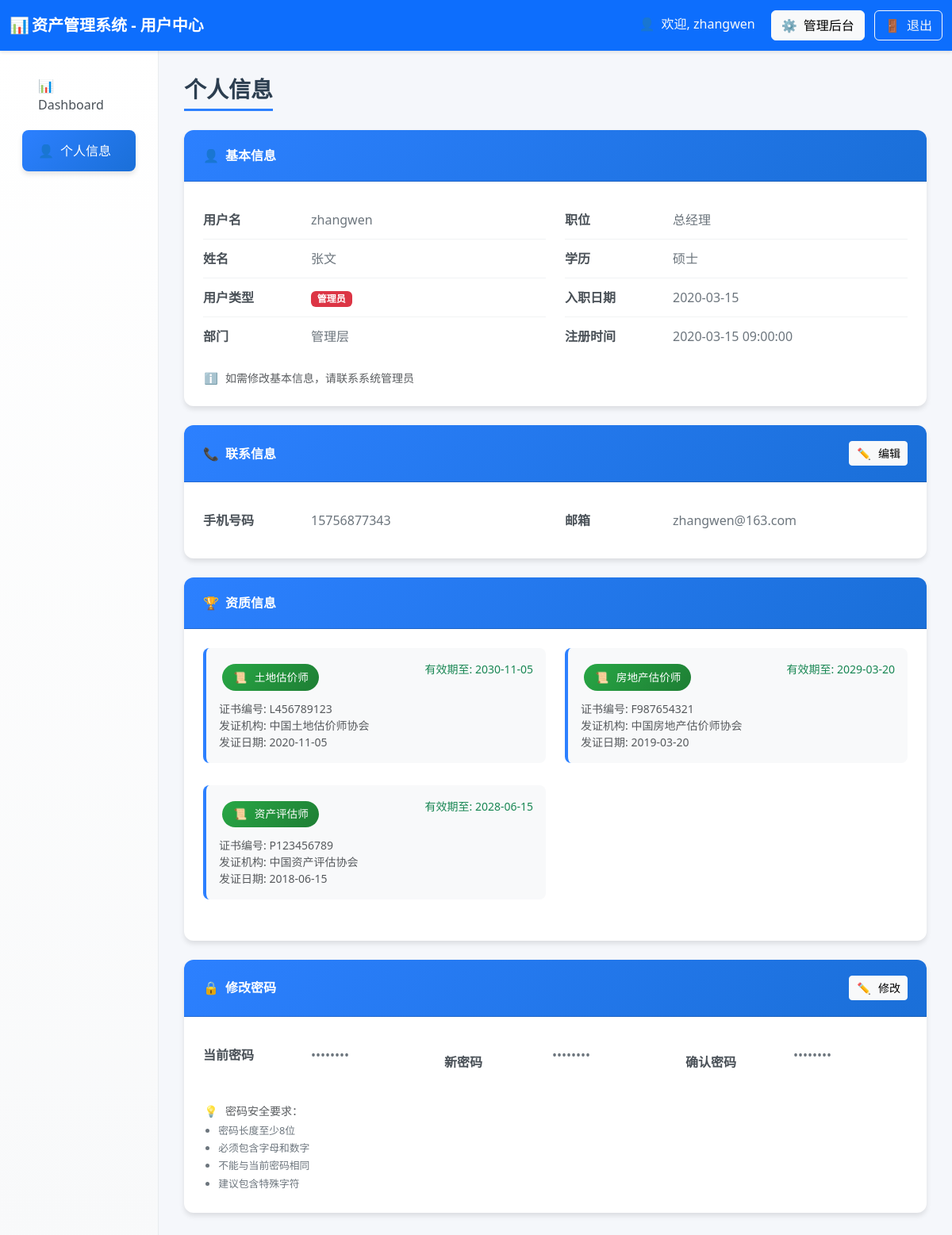
Screenshot of /user_profile (signed in) with the database file from the repository.
### tables this page shows
CREATE TABLE users (
        id INTEGER PRIMARY KEY AUTOINCREMENT,
        username TEXT UNIQUE NOT NULL,
        realname TEXT,
        user_type TEXT,
        password TEXT,
        -- 新增字段
        phone TEXT,
        email TEXT,
        hire_date TEXT,
        education TEXT,
        position TEXT,
        department TEXT,
        create_time TEXT DEFAULT CURRENT_TIMESTAMP,
        update_time TEXT DEFAULT CURRENT_TIMESTAMP
    );

CREATE TABLE user_qualifications (
        id INTEGER PRIMARY KEY AUTOINCREMENT,
        username TEXT NOT NULL,
        qualification_type TEXT NOT NULL,
        qualification_number TEXT,
        issue_date TEXT,
        expiry_date TEXT,
        issue_authority TEXT,
        FOREIGN KEY (username) REFERENCES users (username),
        UNIQUE(username, qualification_type)
    );

### routes/user_routes.py (the view)
@router.get("/user_profile", response_class=HTMLResponse)
async def user_profile(
    request: Request,
    user: dict = Depends(login_required),
    db: sqlite3.Connection = Depends(get_db)
):
    try:
        print(f"用户个人信息页面，用户名: {user['username']}")
        user_profile = await user_service.get_user_profile(user["username"], db)
        user_qualifications = await user_service.get_user_qualifications(user["username"], db)
        stats = await get_user_basic_stats(user, db)
        today = datetime.now().strftime("%Y-%m-%d")
        return templates.TemplateResponse("user_profile.html", {
            "request": request,
            "user": user,
            "user_profile": user_profile,
            "user_qualifications": user_qualifications,  # 添加资质信息
            "stats": stats,
            "today": today
        })
    except Exception as e:
        print(f"查询失败！！！错误: {str(e)}")
        import traceback
        print(f"完整错误: {traceback.format_exc()}")
        return templates.TemplateResponse("user_profile.html", {
            "request": request,
            "user": user,
            "user_profile": {},
            "user_qualifications": [],  # 空列表
            "stats": {},
            "today": today,
            "error": str(e)
        })

### templates/user_profile.html (shortened to what this page needs)
<!DOCTYPE html>
<html lang="zh-CN">
<head>
    <link href="https://cdn.jsdelivr.net/npm/bootstrap@5.3.2/dist/css/bootstrap.min.css" rel="stylesheet">
    <link rel="stylesheet"
        href="https://cdnjs.cloudflare.com/ajax/libs/bootstrap-icons/1.11.0/font/bootstrap-icons.min.css">
</head>
<body>
    <nav class="navbar navbar-dark bg-primary">
        <div class="container-fluid">
            <span class="navbar-brand mb-0 h1 fw-bold">
                <span class="fallback-icon">📊</span>资产管理系统 - 用户中心
            </span>
            <div>
                <span class="text-light me-3">
                    <span class="fallback-icon">👤</span>欢迎, {{ user.username }}
                </span>
                {% if user.user_type == 'admin' %}
                <a href="/admin" class="btn btn-light me-2">
                    <span class="fallback-icon">⚙️</span>管理后台
                </a>
                {% endif %}
                <a href="/logout" class="btn btn-outline-light">
                    <span class="fallback-icon">🚪</span>退出
                </a>
            </div>
        </div>
    </nav>
    <div class="container-fluid">
        <div class="row">
            <div class="col-md-3 col-lg-2 sidebar">
                <nav class="nav flex-column p-3">
                    <a class="nav-link" href="/user_dashboard">
                        <span class="fallback-icon">📊</span>Dashboard
                    </a>
                    <a class="nav-link active" href="/user_profile">
                        <span class="fallback-icon">👤</span>个人信息
                    </a>
                </nav>
            </div>
            <div class="col-md-9 col-lg-10 main-content">
                <h3 class="page-title">个人信息</h3>
                <div class="card profile-card">
                    <div class="card-header">
                        <span><span class="fallback-icon">👤</span>基本信息</span>
                    </div>
                    <div class="card-body">
                        <div class="row">
                            <div class="col-md-6">
                                <div class="info-item">
                                    <span class="info-label">用户名</span>
                                    <span class="info-value">{{ user_profile.username }}</span>
                                </div>
                                <div class="info-item">
                                    <span class="info-label">姓名</span>
                                    <span class="info-value">{{ user_profile.realname or '未设置' }}</span>
                                </div>
                                <div class="info-item">
                                    <span class="info-label">用户类型</span>
                                    <span class="info-value">
                                        {% if user_profile.user_type == 'admin' %}
                                        <span class="badge bg-danger">管理员</span>
                                        {% else %}
                                        <span class="badge bg-primary">普通用户</span>
                                        {% endif %}
                                    </span>
                                </div>
                                <div class="info-item">
                                    <span class="info-label">部门</span>
                                    <span class="info-value">{{ user_profile.department or '未设置' }}</span>
                                </div>
                            </div>
                            <div class="col-md-6">
                                <div class="info-item">
                                    <span class="info-label">职位</span>
                                    <span class="info-value">{{ user_profile.position or '未设置' }}</span>
                                </div>
                                <div class="info-item">
                                    <span class="info-label">学历</span>
                                    <span class="info-value">{{ user_profile.education or '未设置' }}</span>
                                </div>
                                <div class="info-item">
                                    <span class="info-label">入职日期</span>
                                    <span class="info-value">{{ user_profile.hire_date or '未设置' }}</span>
                                </div>
                                <div class="info-item">
                                    <span class="info-label">注册时间</span>
                                    <span class="info-value">{{ user_profile.create_time or '未设置' }}</span>
                                </div>
                            </div>
                        </div>
                        <div class="mt-3">
                            <small class="text-muted">
                                <span class="fallback-icon">ℹ️</span>如需修改基本信息，请联系系统管理员
                            </small>
                        </div>
                    </div>
                </div>
                <div class="card profile-card">
                    <div class="card-header d-flex justify-content-between align-items-center">
                        <span><span class="fallback-icon">📞</span>联系信息</span>
                        <button class="btn btn-light btn-sm" onclick="toggleEditMode('contactInfo')">
                            <span class="fallback-icon">✏️</span>编辑
                        </button>
                    </div>
                    <div class="card-body">
                        <form id="contactInfoForm" method="post" action="/user_profile/update">
                            <div class="row">
                                <div class="col-md-6">
                                    <div class="info-item">
                                        <span class="info-label">手机号码</span>
                                        <div class="info-value">
                                            <span id="phoneDisplay">{{ user_profile.phone or '未设置' }}</span>
                                        </div>
                                    </div>
                                </div>
                                <div class="col-md-6">
                                    <div class="info-item">
                                        <span class="info-label">邮箱</span>
                                        <div class="info-value">
                                            <span id="emailDisplay">{{ user_profile.email or '未设置' }}</span>
                                        </div>
                                    </div>
                                </div>
                            </div>
                        </form>
                    </div>
                </div>
                <div class="card profile-card">
                    <div class="card-header">
                        <span><span class="fallback-icon">🏆</span>资质信息</span>
                    </div>
                    <div class="card-body">
                        {% if user_qualifications %}
                        <div class="row">
                            {% for qual in user_qualifications %}
                            <div class="col-md-6 mb-3">
                                <div class="qualification-item">
                                    <div class="d-flex justify-content-between align-items-start mb-2">
                                        <span class="qualification-badge">
                                            <span class="fallback-icon">📜</span>{{ qual.qualification_type }}
                                        </span>
                                        {% if qual.expiry_date %}
                                        <small
                                            class="text-{% if qual.expiry_date > today %}success{% else %}danger{% endif %}">
                                            有效期至: {{ qual.expiry_date }}
                                        </small>
                                        {% endif %}
                                    </div>
                                    {% if qual.qualification_number %}
                                    <div class="text-muted small">
                                        证书编号: {{ qual.qualification_number }}
                                    </div>
                                    {% endif %}
                                    {% if qual.issue_authority %}
                                    <div class="text-muted small">
                                        发证机构: {{ qual.issue_authority }}
                                    </div>
                                    {% endif %}
                                    {% if qual.issue_date %}
                                    <div class="text-muted small">
                                        发证日期: {{ qual.issue_date }}
                                    </div>
                                    {% endif %}
                                </div>
                            </div>
                            {% endfor %}
                        </div>
                        {% else %}
                        <div class="text-center text-muted py-4">
                            <span class="fallback-icon">📝</span>
                            <p class="mb-0">暂无资质信息</p>
                        </div>
                        {% endif %}
                    </div>
                </div>
                <div class="card profile-card">
                    <div class="card-header d-flex justify-content-between align-items-center">
                        <span><span class="fallback-icon">🔒</span>修改密码</span>
                        <button class="btn btn-light btn-sm" onclick="toggleEditMode('passwordChange')">
                            <span class="fallback-icon">✏️</span>修改
                        </button>
                    </div>
                    <div class="card-body">
                        <form id="passwordChangeForm" method="post" action="/user_profile/change_password">
                            <div class="row">
                                <div class="col-md-4">
                                    <div class="info-item">
                                        <span class="info-label">当前密码</span>
                                        <div class="info-value">
                                            <span id="currentPasswordDisplay">••••••••</span>
                                        </div>
                                    </div>
                                </div>
                                <div class="col-md-4">
                                    <div class="info-item">
                                        <span class="info-label">新密码</span>
                                        <div class="info-value">
                                            <span id="newPasswordDisplay">••••••••</span>
                                            <div class="password-feedback" id="passwordFeedback"></div>
                                        </div>
                                    </div>
                                </div>
                                <div class="col-md-4">
                                    <div class="info-item">
                                        <span class="info-label">确认密码</span>
                                        <div class="info-value">
                                            <span id="confirmPasswordDisplay">••••••••</span>
                                            <div class="password-feedback" id="confirmPasswordFeedback"></div>
                                        </div>
                                    </div>
                                </div>
                            </div>
                        </form>
                        <div class="password-tips mt-3">
                            <small class="text-muted">
                                <span class="fallback-icon">💡</span>密码安全要求：
                                <ul class="mb-0 mt-1">
                                    <li>密码长度至少8位</li>
                                    <li>必须包含字母和数字</li>
                                    <li>不能与当前密码相同</li>
                                    <li>建议包含特殊字符</li>
                                </ul>
                            </small>
                        </div>
                    </div>
                </div>
            </div>
        </div>
    </div>
</body>
</html>

### rows the page displays
users: username "zhangwen", realname "张文", department "管理层", position "总经理", education "硕士", hire_date "2020-03-15", create_time "2020-03-15 09:00:00", phone "15756877343", email "zhangwen@163.com"
user_qualifications: qualification_type "土地估价师", expiry_date "2030-11-05", qualification_number "L456789123", issue_authority "中国土地估价师协会", issue_date "2020-11-05"
user_qualifications: qualification_type "房地产估价师", expiry_date "2029-03-20", qualification_number "F987654321", issue_authority "中国房地产估价师协会", issue_date "2019-03-20"
user_qualifications: qualification_type "资产评估师", expiry_date "2028-06-15", qualification_number "P123456789", issue_authority "中国资产评估协会", issue_date "2018-06-15"

### other values shown
{{ user.username }} "zhangwen"
